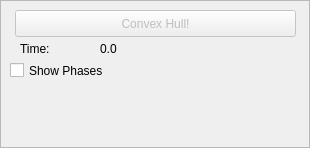
<?xml version="1.0" encoding="UTF-8"?>
<ui version="4.0">
 <class>ConvexHullManager</class>
 <widget class="QFrame" name="ConvexHullManager">
  <property name="geometry">
   <rect>
    <x>0</x>
    <y>0</y>
    <width>310</width>
    <height>148</height>
   </rect>
  </property>
  <property name="windowTitle">
   <string>Frame</string>
  </property>
  <property name="frameShape">
   <enum>QFrame::StyledPanel</enum>
  </property>
  <property name="frameShadow">
   <enum>QFrame::Raised</enum>
  </property>
  <widget class="QPushButton" name="convexHullPushButton">
   <property name="enabled">
    <bool>false</bool>
   </property>
   <property name="geometry">
    <rect>
     <x>15</x>
     <y>10</y>
     <width>281</width>
     <height>27</height>
    </rect>
   </property>
   <property name="text">
    <string>Convex Hull!</string>
   </property>
  </widget>
  <widget class="QLabel" name="label">
   <property name="geometry">
    <rect>
     <x>20</x>
     <y>40</y>
     <width>41</width>
     <height>17</height>
    </rect>
   </property>
   <property name="text">
    <string>Time: </string>
   </property>
  </widget>
  <widget class="QLabel" name="timeLabel">
   <property name="geometry">
    <rect>
     <x>100</x>
     <y>40</y>
     <width>141</width>
     <height>17</height>
    </rect>
   </property>
   <property name="text">
    <string>0.0</string>
   </property>
  </widget>
  <widget class="QCheckBox" name="showPhasesCheckBox">
   <property name="geometry">
    <rect>
     <x>10</x>
     <y>60</y>
     <width>151</width>
     <height>21</height>
    </rect>
   </property>
   <property name="text">
    <string>Show Phases</string>
   </property>
  </widget>
 </widget>
 <resources/>
 <connections/>
</ui>
